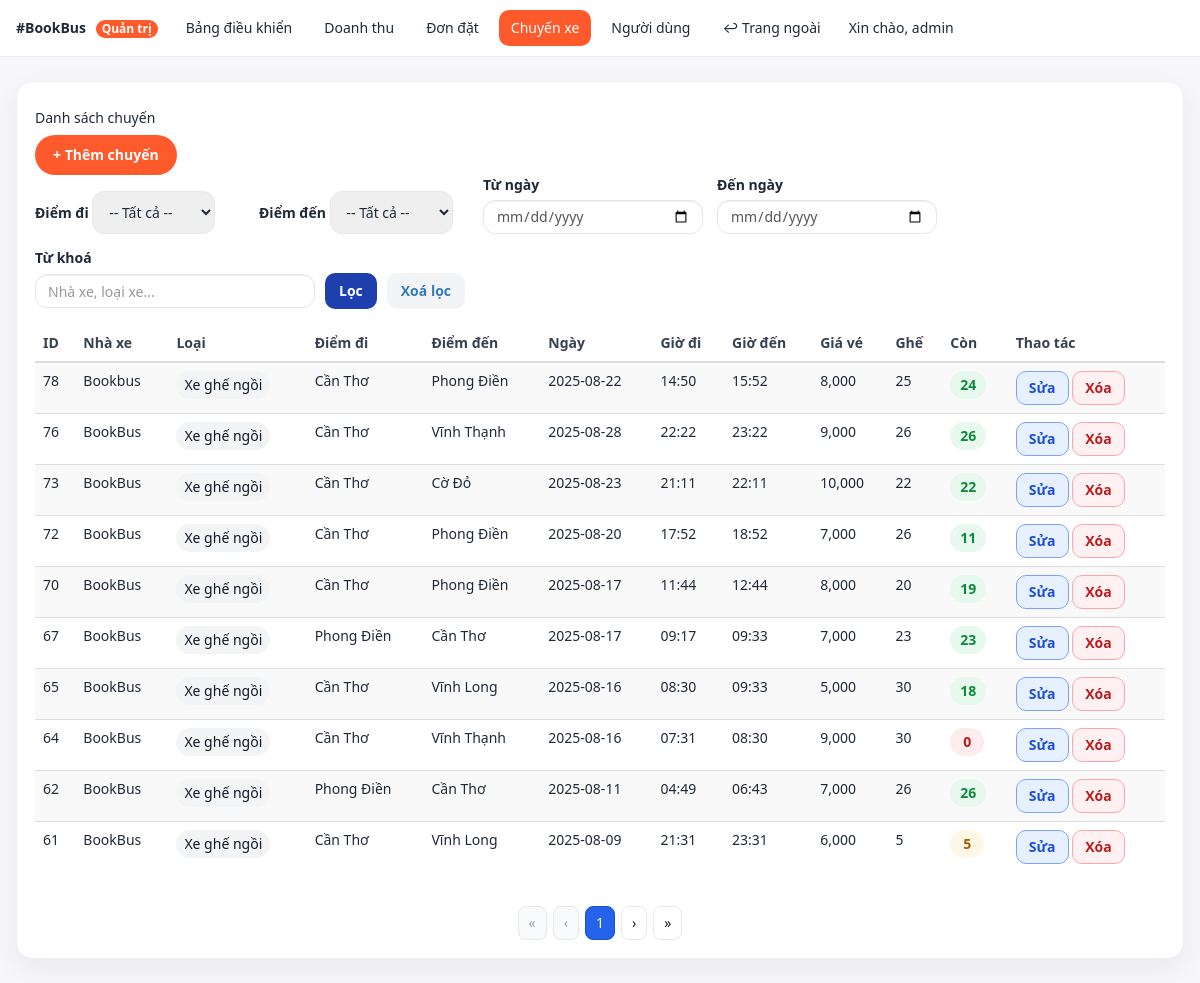
The app's page /admin/trips.php (signed in), older data.
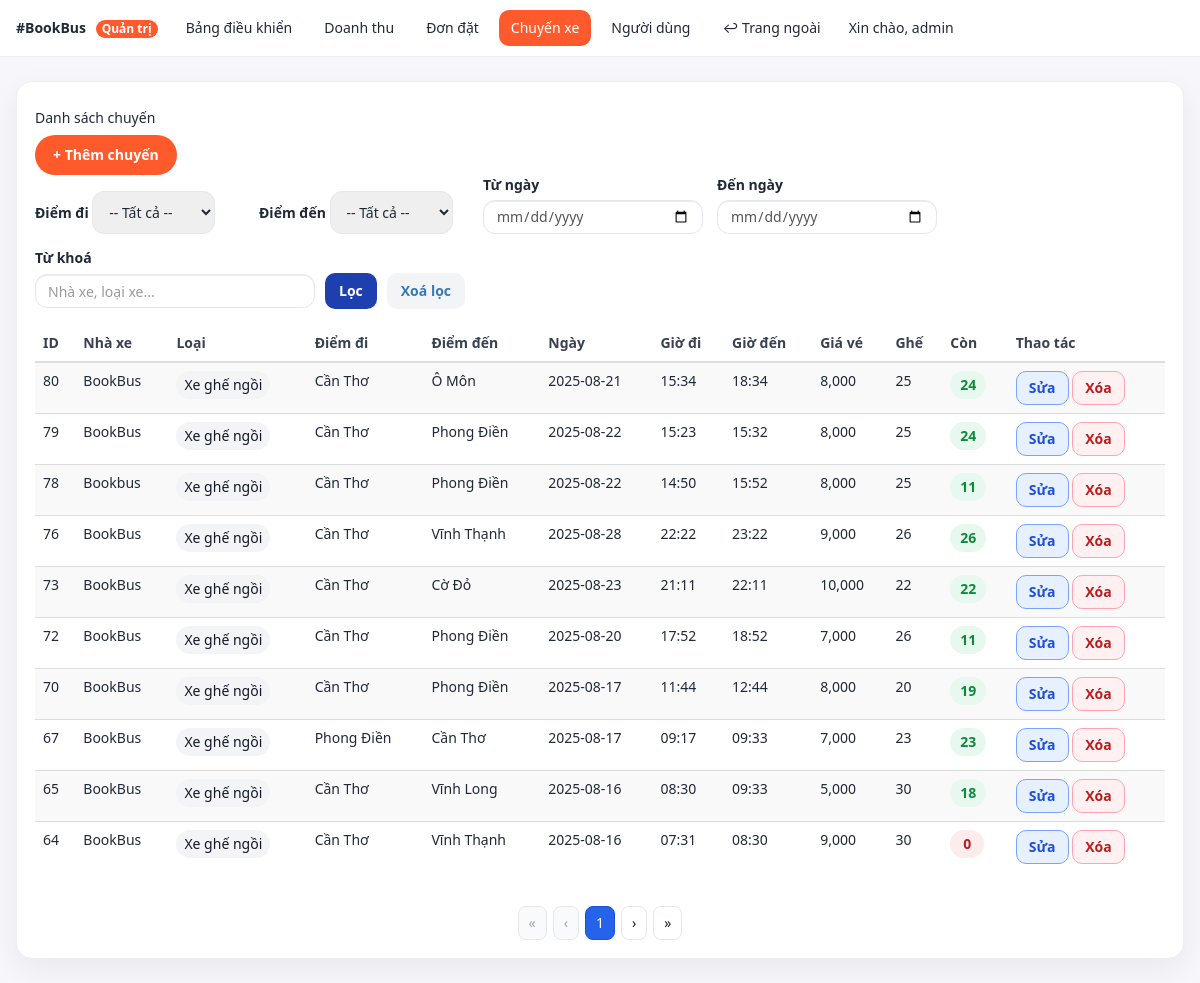
The same page, newer data.
### tables this page shows
CREATE TABLE chuyenxe (
        id INTEGER PRIMARY KEY AUTOINCREMENT,
        ten_nhaxe TEXT NOT NULL,
        loai_xe TEXT NOT NULL,
        diem_di TEXT NOT NULL,
        diem_den TEXT NOT NULL,
        ngay_di DATE NOT NULL,
        gio_di TIME NOT NULL,
        gio_den TIME NOT NULL,
        gia_ve INTEGER NOT NULL,
        so_ghe INTEGER NOT NULL,
        so_ghe_con INTEGER NOT NULL
    );

### admin/trips.php (the view, shortened to what this page needs)
<?php
require_once __DIR__ . "/_layout_top.php";
require_once __DIR__ . "/../libs/db_chuyenxe.php";
$tu_ngay  = trim($_GET['tu_ngay']  ?? '');
$den_ngay = trim($_GET['den_ngay'] ?? '');
$q        = trim($_GET['q'] ?? '');
$perPage  = 10;
$where = [];
$params = [];
$whereSql = $where ? ("WHERE ".implode(" AND ", $where)) : "";
$page = max(1, (int)($_GET['p'] ?? 1));
$st = $pdo->prepare("SELECT COUNT(*) FROM chuyenxe $whereSql");
$st->execute($params);
$total = (int)$st->fetchColumn();
$pages = max(1, (int)ceil($total / $perPage));
$offset = ($page - 1) * $perPage;
$sql = "SELECT id,ten_nhaxe,loai_xe,diem_di,diem_den,ngay_di,gio_di,gio_den,gia_ve,so_ghe,so_ghe_con
        FROM chuyenxe $whereSql
        ORDER BY id DESC
        LIMIT :limit OFFSET :offset";
$st = $pdo->prepare($sql);
$st->bindValue(':limit', $perPage, PDO::PARAM_INT);
$st->bindValue(':offset', $offset, PDO::PARAM_INT);
$st->execute();
$rows = $st->fetchAll(PDO::FETCH_ASSOC);
function seat_pill_class($left){
  if ($left <= 0) return "pill pill-red";
  if ($left <= 10) return "pill pill-amber";
  return "pill pill-green";
}
function h($s){ return htmlspecialchars($s, ENT_QUOTES, 'UTF-8'); }
function keep($extra = []){
  $base = [
    'diem_di' => $_GET['diem_di'] ?? '',
    'diem_den' => $_GET['diem_den'] ?? '',
    'tu_ngay' => $_GET['tu_ngay'] ?? '',
    'den_ngay' => $_GET['den_ngay'] ?? '',
    'q' => $_GET['q'] ?? '',
  ];
  foreach($extra as $k=>$v) $base[$k] = $v;
  return http_build_query($base);
}
?>
<div class="cardx">
  <div class="d-flex justify-content-between align-items-center mb-3">
    <h5 class="m-0">Danh sách chuyến</h5>
    <a href="trips_edit.php" class="btn btn-brand">+ Thêm chuyến</a>
  </div>
  <form method="get" class="filterbar">
    <div class="group">
      <label class="form-label">Điểm đi</label>
      <select class="form-select" name="diem_di">
        <option value="">-- Tất cả --</option>
      </select>
    </div>
    <div class="group">
      <label class="form-label">Điểm đến</label>
      <select class="form-select" name="diem_den">
        <option value="">-- Tất cả --</option>
      </select>
    </div>
    <div class="group g-date">
      <label class="form-label">Từ ngày</label>
      <input type="date" class="form-control" name="tu_ngay" value="<?=h($tu_ngay)?>">
    </div>
    <div class="group g-date">
      <label class="form-label">Đến ngày</label>
      <input type="date" class="form-control" name="den_ngay" value="<?=h($den_ngay)?>">
    </div>
    <div class="group g-search">
      <label class="form-label">Từ khoá</label>
      <div class="search-row">
        <input type="text" class="form-control" name="q" placeholder="Nhà xe, loại xe..." value="<?=h($q)?>">
        <button class="btn-primary" type="submit">Lọc</button>
        <a class="btn-secondary" href="trips.php">Xoá lọc</a>
      </div>
    </div>
  </form>
  <div class="table-responsive">
  <table class="table align-middle table-striped">
    <thead>
      <tr>
        <th>ID</th>
        <th>Nhà xe</th>
        <th>Loại</th>
        <th>Điểm đi</th>
        <th>Điểm đến</th>
        <th>Ngày</th>
        <th>Giờ đi</th>
        <th>Giờ đến</th>
        <th>Giá vé</th>
        <th>Ghế</th>
        <th>Còn</th>
        <th>Thao tác</th>
      </tr>
    </thead>
    <tbody>
      <?php foreach($rows as $r): ?>
      <tr>
        <td><?=$r['id']?></td>
        <td><?=h($r['ten_nhaxe'])?></td>
        <td><span class="badge-type"><?=h($r['loai_xe'])?></span></td>
        <td><?=h($r['diem_di'])?></td>
        <td><?=h($r['diem_den'])?></td>
        <td><?=h($r['ngay_di'])?></td>
        <td><?=h($r['gio_di'])?></td>
        <td><?=h($r['gio_den'])?></td>
        <td><?=number_format((int)$r['gia_ve'])?></td>
        <td><?=$r['so_ghe']?></td>
        <td><span class="<?=seat_pill_class((int)$r['so_ghe_con'])?>"><?=$r['so_ghe_con']?></span></td>
        <td class="d-flex gap-2">
          <a class="btn-chip edit" href="trips_edit.php?id=<?=$r['id']?>">Sửa</a>
          <form id="del-<?=$r['id']?>" method="post" action="trips_delete.php?<?=keep(['p'=>$page])?>" style="display:inline-block;margin:0;">
            <button type="button" class="btn-chip delete js-del" data-id="<?=$r['id']?>">Xóa</button>
          </form>
        </td>
      </tr>
      <?php endforeach; ?>
    </tbody>
  </table>
  </div>
  <?php if ($pages > 1): ?>
  <div class="paginationx">
    <?php if ($page > 1): ?>
      <a href="?<?=keep(['p'=>1])?>">&laquo;</a>
      <a href="?<?=keep(['p'=>$page-1])?>">&lsaquo;</a>
    <?php else: ?>
      <span class="muted">&laquo;</span>
      <span class="muted">&lsaquo;</span>
    <?php endif; ?>
    <span class="active"><?=$page?></span>
    <?php if ($page < $pages): ?>
      <a href="?<?=keep(['p'=>$page+1])?>">&rsaquo;</a>
      <a href="?<?=keep(['p'=>$pages])?>">&raquo;</a>
    <?php else: ?>
      <span class="muted">&rsaquo;</span>
      <span class="muted">&raquo;</span>
    <?php endif; ?>
  </div>
  <?php endif; ?>
</div>
<?php require_once __DIR__ . "/_layout_bottom.php"; ?>

Row changes from the older to the newer data that the page shows:
no longer on this page (row unchanged): chuyenxe: id "62", ten_nhaxe "BookBus", loai_xe "Xe ghế ngồi", diem_di "Phong Điền", diem_den "Cần Thơ", ngay_di "2025-08-11", gio_di "04:49", gio_den "06:43", gia_ve "7,000", so_ghe "26", so_ghe_con "26"
no longer on this page (row unchanged): chuyenxe: id "61", ten_nhaxe "BookBus", loai_xe "Xe ghế ngồi", diem_di "Cần Thơ", diem_den "Vĩnh Long", ngay_di "2025-08-09", gio_di "21:31", gio_den "23:31", gia_ve "6,000", so_ghe "5", so_ghe_con "5"
added chuyenxe: id "80", ten_nhaxe "BookBus", loai_xe "Xe ghế ngồi", diem_di "Cần Thơ", diem_den "Ô Môn", ngay_di "2025-08-21", gio_di "15:34", gio_den "18:34", gia_ve "8,000", so_ghe "25", so_ghe_con "24"
added chuyenxe: id "79", ten_nhaxe "BookBus", loai_xe "Xe ghế ngồi", diem_di "Cần Thơ", diem_den "Phong Điền", ngay_di "2025-08-22", gio_di "15:23", gio_den "15:32", gia_ve "8,000", so_ghe "25", so_ghe_con "24"
changed chuyenxe "Bookbus": so_ghe_con "24" → "11"
